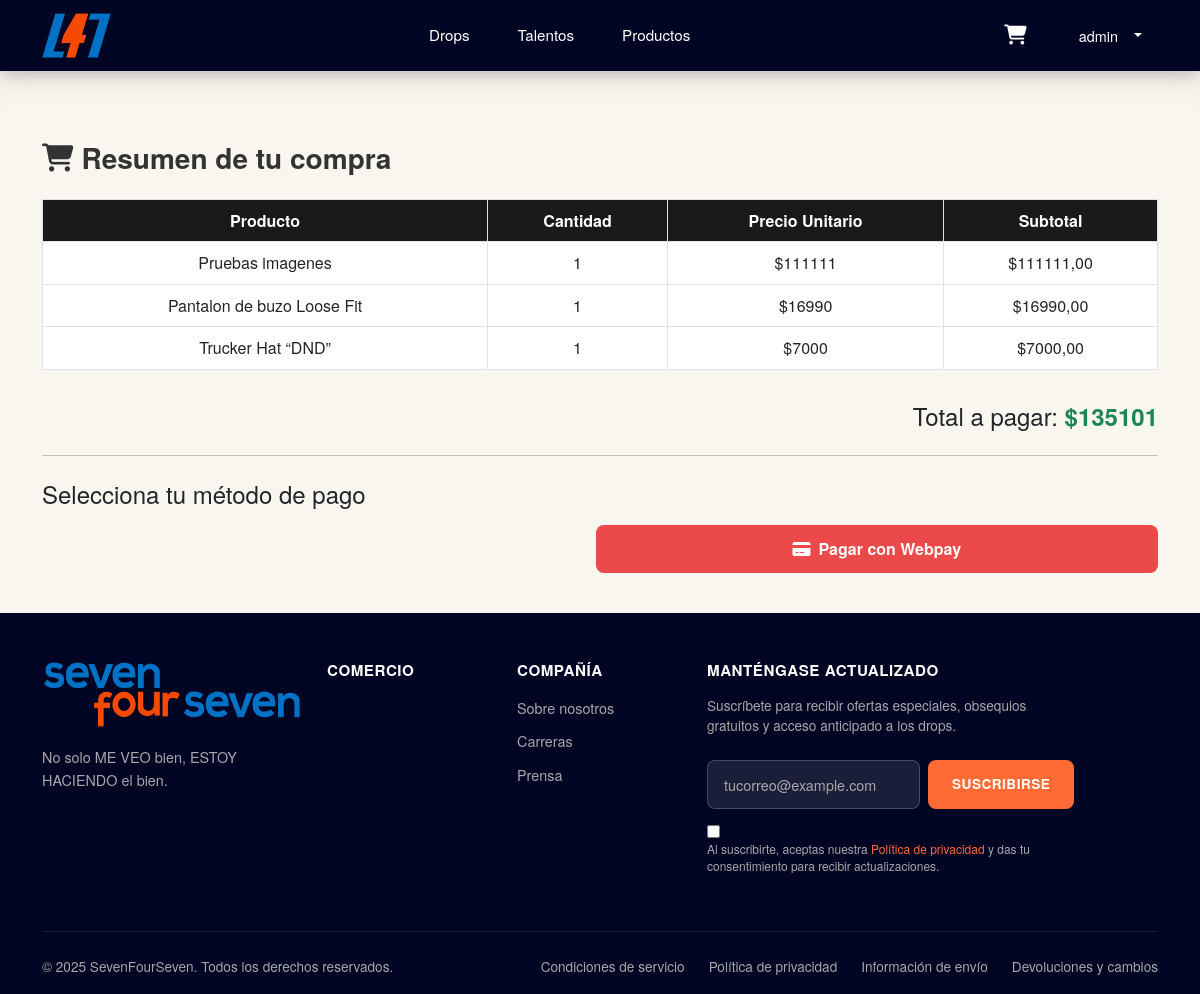
/payments/checkout/ (signed in), run on the app's committed database.
### apps/user/models.py (models this page shows, shortened)
class CustomUser(AbstractUser):
    image = models.ImageField('Imagen de perfil', upload_to='perfil/', blank=True, null=True)
    active_user = models.BooleanField(default=True)
    admin_user = models.BooleanField(default=False)
    is_staff = models.BooleanField(default=False)

### apps/cart/models.py (models this page shows, shortened)
class CartItem(models.Model):
    cart = models.ForeignKey(Cart, on_delete=models.CASCADE,related_name='items')
    product = models.ForeignKey(Product, on_delete=models.CASCADE)
    quantity = models.PositiveIntegerField(default=1)
    size = models.CharField(max_length=10, blank=True, null=True)
    def subtotal(self):
        return self.product.price * self.quantity

### apps/product/models.py (models this page shows, shortened)
class Product(models.Model):
    name = models.CharField(max_length=100)
    price = models.DecimalField(max_digits=10, decimal_places=2)
    description = models.TextField()
    category = models.ForeignKey(ProductCategory, on_delete=models.PROTECT, related_name='products')
    drop = models.ForeignKey(Drop, on_delete=models.CASCADE, related_name='products', blank=True, null=True)
    discount = models.IntegerField( blank=True, null=True)
    stock = models.PositiveIntegerField(default=0)
    is_available = models.BooleanField(default=True)

### apps/payments/views.py (the view)
# urls.py: path("checkout/", views.checkout, name="checkout"),
def checkout(request):
    cart = Cart.objects.get(user=request.user)
    cart_items = cart.items.all()
    if not cart_items:
        return redirect("cart:view_cart")
    resumen_items = []
    for item in cart_items:
        resumen_items.append({
            "title": item.product.name,
            "quantity": item.quantity,
            "unit_price": float(item.product.price),
            "subtotal": float(item.product.price * item.quantity),
        })
    total = sum(i["subtotal"] for i in resumen_items)
    request.session["payment_summary"] = {
        "items": resumen_items,
        "total": total
    }
    productos = [
        {
            "title": item["title"],
            "quantity": item["quantity"],
            "unit_price": item["unit_price"],
            "currency_id": "CLP"
        }
        for item in resumen_items
    ]
    back_urls = {
        "success": "https://2kvhrc1g-8000.brs.devtunnels.ms/payments/checkout/success/",
        "failure": "https://2kvhrc1g-8000.brs.devtunnels.ms/payments/failure/",
        "pending": "https://2kvhrc1g-8000.brs.devtunnels.ms/payments/pending/"
    }
    preference = crear_preferencia(productos, back_urls)
    return render(request, "checkout.html", {
        "cart_items": cart_items,
        "total": total,
        "preference_id": preference["id"],
        "public_key": settings.MP_PUBLIC_KEY
    })

### apps/payments/services/mercado_pago.py (called while the page is built)
def crear_preferencia(productos, back_urls):
    preference_data = {
        "items": productos,
        "back_urls": back_urls,
        "auto_return": "approved",
    }
    result = sdk.preference().create(preference_data)
    return result["response"]

### apps/payments/templates/checkout.html (shortened to what this page needs)
{% extends 'base.html' %}
{% load static %}
{% block css %}
<link href="https://cdnjs.cloudflare.com/ajax/libs/font-awesome/6.5.0/css/all.min.css" rel="stylesheet">
{% endblock css %}
{% block content %}
<section class="checkout-section">
    <div class="container">
        <h2 class="title-with-icon">
            <i class="fas fa-shopping-cart me-2"></i>Resumen de tu compra
        </h2>
        <div class="table-responsive">
            <table class="table table-bordered align-middle text-center checkout-table">
                <thead>
                    <tr>
                        <th>Producto</th>
                        <th>Cantidad</th>
                        <th>Precio Unitario</th>
                        <th>Subtotal</th>
                    </tr>
                </thead>
                <tbody>
                    {% for item in cart_items %}
                    <tr>
                        <td>
                            {{ item.product.name }}<br>
                        </td>
                        <td>{{ item.quantity }}</td>
                        <td>${{ item.product.price|floatformat:0 }}</td>
                        <td>${{ item.subtotal }}</td>
                    </tr>
                    {% endfor %}
                </tbody>
            </table>
        </div>
        <div class="text-end mt-3">
            <h4>Total a pagar: <strong class="text-success">${{ total|floatformat:0 }}</strong></h4>
        </div>
        <hr class="my-4">
        <h4 class="mb-3">Selecciona tu método de pago</h4>
        <div class="d-flex flex-column flex-md-row gap-3">
            <div id="wallet_container" class="w-100 w-md-50"></div>
            <a href="{% url 'payments:webpay_init' %}" class="btn btn-webpay w-100 w-md-50">
                <i class="fas fa-credit-card me-2"></i>Pagar con Webpay
            </a>
        </div>
    </div>
</section>
{% endblock content %}

### templates/header.html (shortened to what this page needs)
{% load static %}
<nav class="navbar navbar-expand-lg custom-header p-2">
    <div class="container">
        <a class="navbar-brand" href="{% url 'home:home' %}">
            <img src="{% static 'img/sfs-short-logo.png' %}" alt="L41 Logo" id="logoImg">
        </a>
        <div class="collapse navbar-collapse" id="navbarNav">
            <ul class="navbar-nav mx-auto">
                <li class="nav-item">
                    <a class="nav-link" href="{% url 'drop:drops' %}">Drops</a>
                </li>
                <li class="nav-item">
                    <a class="nav-link" href="{% url 'designers:designers' %}">Talentos</a>
                </li>
                <li class="nav-item">
                    <a class="nav-link" href="{% url 'products:products' %}">Productos</a>
                </li>
            </ul>
            <div class="header-actions">
                <a href="{% url 'cart:view_cart' %}" class="cart-btn">
                    <i class="fa-solid fa-cart-shopping"></i>
                </a>
                {% if user.is_authenticated %}
                <div class="dropdown user-dropdown">
                    <button class="dropdown-toggle" type="button" data-bs-toggle="dropdown">
                        <span>{{user.username}}</span>
                    </button>
                </div>
                {% else %}
                <a href="{% url 'user:login' %}" class="cart-btn">
                    <i class="fa-regular fa-user "></i>
                </a>
                {% endif %}
            </div>
        </div>
    </div>
</nav>

### static/css/styles.css (style rules this page uses)
:root { --primary-bg: #000523; --accent-color: #ff6b35; --text-light: #ffffff; --text-muted: #a8a8a8; --hover-bg: rgba(255, 255, 255, 0.1); }
.custom-header { background-color: var(--primary-bg); padding: 0; position: sticky; top: 0; z-index: 1030; box-shadow: 0 2px 20px rgba(0, 5, 35, 0.3); transition: transform 0.3s ease; }
.navbar-brand img { height: 45px; width: auto; transition: transform 0.2s ease; }
.navbar-nav .nav-link { color: var(--text-light) !important; font-weight: 500; font-size: 0.95rem; padding: 0.75rem 1.25rem !important; position: relative; transition: all 0.3s ease; border-radius: 6px; margin: 0 0.25rem; }
.navbar-nav .nav-link::after { content: ""; position: absolute; bottom: 8px; left: 50%; transform: translateX(-50%); width: 0; height: 2px; background-color: var(--accent-color); transition: width 0.3s ease; }
.header-actions { display: flex; align-items: center; gap: 1rem; }
.cart-btn { position: relative; background: none; border: none; color: var(--text-light); padding: 0.75rem; border-radius: 8px; transition: all 0.3s ease; cursor: pointer; }
.cart-btn i { font-size: 1.25rem; }
.user-dropdown .dropdown-toggle { background: none; border: none; color: var(--text-light); padding: 0.75rem 1rem; border-radius: 8px; transition: all 0.3s ease; display: flex; align-items: center; gap: 0.5rem; font-size: 0.9rem; }
.user-dropdown .dropdown-toggle::after { margin-left: 0.5rem; transition: transform 0.3s ease; }

### apps/payments/templates/checkout.html (style rules this page uses)
.checkout-section { background-color: #f9f5ef; border-radius: 12px; margin-top: 30px; padding: 40px 20px; }
.title-with-icon { font-weight: 700; color: #333; display: flex; align-items: center; font-size: 28px; margin-bottom: 1.5rem; }
.checkout-table th { background-color: #1a1a1a; color: white; font-weight: 600; }
.checkout-table td { vertical-align: middle; }
.btn-webpay { background-color: #ec4a4a; color: #fff; font-weight: 600; padding: 12px 24px; border-radius: 8px; border: none; transition: all 0.3s ease; text-align: center; }

### templates/base.html (style rules this page uses)
body { font-family: 'Helvetica Neue', Arial, sans-serif; background-color: #F8F4ED; line-height: 1.6; }

### data on the page
CustomUser: username "admin"
CartItem: product.name "Pruebas imagenes", quantity "1", product.price "111111", subtotal "111111,00"
CartItem: product.name "Pantalon de buzo Loose Fit", quantity "1", product.price "16990", subtotal "16990,00"
CartItem: product.name "Trucker Hat “DND”", quantity "1", product.price "7000", subtotal "7000,00"

### other printed values
{{ total|floatformat:0 }} "135101"
